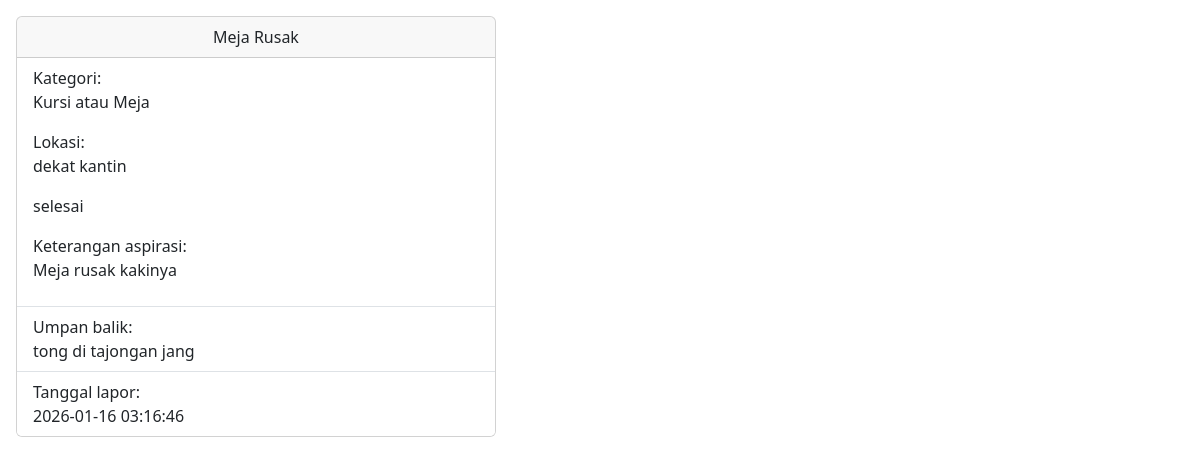
Screenshot of /app/Controllers/c_data.php?id=1 (signed in) with the database file from the repository.
### tables this page shows
CREATE TABLE `aspirasi` (
  `id_aspirasi` int NOT NULL,
  `id_kategori` int NOT NULL,
  `id_siswa` int NOT NULL,
  `tanggal_lapor` datetime NOT NULL DEFAULT CURRENT_TIMESTAMP,
  `lokasi` varchar(50) NOT NULL,
  `ket_aspirasi` text NOT NULL,
  `judul_aspirasi` varchar(50) NOT NULL
);

CREATE TABLE `kategori` (
  `id_kategori` int NOT NULL,
  `ket_kategori` varchar(30) NOT NULL
);

CREATE TABLE `progres_aspirasi` (
  `id_progres` int NOT NULL,
  `id_aspirasi` int NOT NULL,
  `tanggal_update` datetime NOT NULL,
  `id_admin` int NOT NULL,
  `umpan_balik` text NOT NULL,
  `status` enum('menunggu','proses','selesai','') NOT NULL DEFAULT 'menunggu'
);

### app/Models/m_koneksi.php (called while the page is built, shortened)
<?php
class m_koneksi{
    private $host = "localhost",
            $username = "root",
            $password = "",
            $db = "pengaduan_sarana_sekolah";
    function __construct()
    {
       $this->koneksi =
        mysqli_connect(
            $this->host,
            $this->username,
            $this->password,
            $this->db
        );
        if ($this->koneksi) {
            return $this->koneksi;
        }else{
            die("Koneksi ke database gagal !" . mysqli_connect_error());
        }
    }
}
?>

### app/Models/m_aspirasi.php (called while the page is built, shortened)
<?php
include_once 'm_koneksi.php';
class m_aspirasi
{
    function tampil_data_by_id($id)
    {
        $koneksi = new m_koneksi();
        $sql = "SELECT
                aspirasi.judul_aspirasi,
                aspirasi.tanggal_lapor,
                aspirasi.id_kategori,
                aspirasi.lokasi,
                aspirasi.ket_aspirasi,
                progres_aspirasi.status,
                progres_aspirasi.umpan_balik,
                kategori.ket_kategori
                FROM aspirasi
                LEFT JOIN progres_aspirasi
                ON aspirasi.id_aspirasi = progres_aspirasi.id_aspirasi
                LEFT JOIN kategori
                ON aspirasi.id_kategori = kategori.id_kategori
                WHERE aspirasi.id_aspirasi = $id";
        $query = mysqli_query($koneksi->koneksi, $sql);
        return mysqli_fetch_object($query);
    }
}

### app/Views/v_detail_aspirasi.php (the view, shortened to what this page needs)
<!doctype html>
<html lang="en">
<head>
    <link href="https://cdn.jsdelivr.net/npm/bootstrap@5.3.8/dist/css/bootstrap.min.css" rel="stylesheet">
    <link href="https://getbootstrap.com/docs/5.3/assets/css/docs.css" rel="stylesheet">
</head>
<body class="p-3 m-0 border-0 bd-example m-0 border-0">
    <div class="card" style="width:30rem;">
        <div class="card-header text-center">
            <?= $aspirasi_->judul_aspirasi ?>
        </div>
        <ul class="list-group list-group-flush">
            <li class="list-group-item ">
                <p>Kategori:<br><?= $aspirasi_->ket_kategori ?></p>
                <p>Lokasi:<br><?= $aspirasi_->lokasi ?></p>
                <p><?= $aspirasi_->status ?></p>
                <p>Keterangan aspirasi:<br><?= $aspirasi_->ket_aspirasi ?></p>
            </li>
            <li class="list-group-item">Umpan balik:<br><?= $aspirasi_->umpan_balik ?></li>
            <li class="list-group-item">Tanggal lapor:<br><?= $aspirasi_->tanggal_lapor ?></li>
        </ul>
    </div>
</body>
</html>

### rows the page displays
aspirasi: judul_aspirasi "Meja Rusak", id_kategori.ket_kategori "Kursi atau Meja", lokasi "dekat kantin", progres_aspirasi.status "selesai", ket_aspirasi "Meja rusak kakinya", progres_aspirasi.umpan_balik "tong di tajongan jang", tanggal_lapor "2026-01-16 03:16:46"
